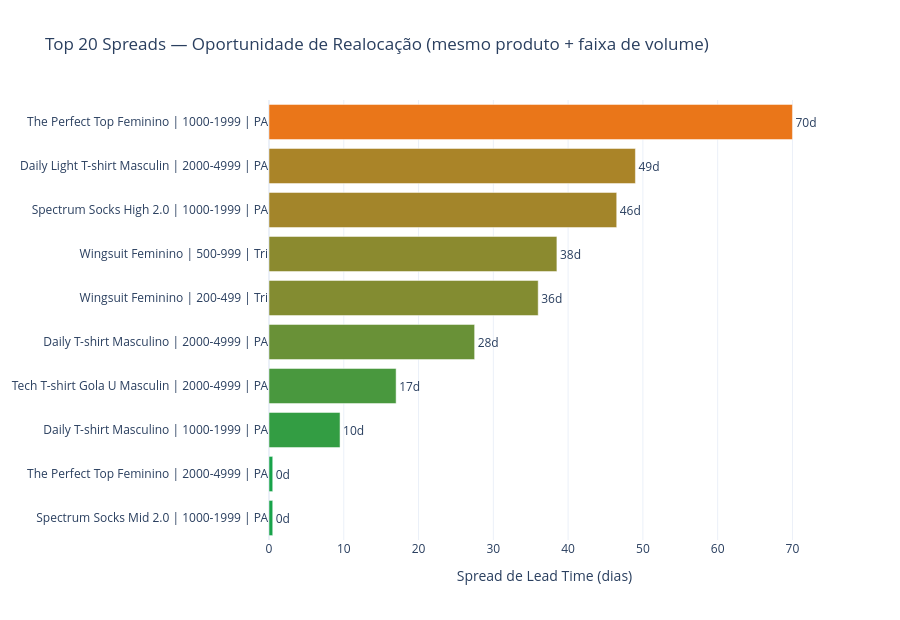

The cell this chart's notebook holds for it:
### Code cell
# Célula 10 — Nível 3: Top Spreads — Mesmo Produto + Faixa de Volume
# Parte A: Gráfico de barras horizontais (top 20 por spread bruto)
# Parte B: Tabela companion sem coluna oportunidade_ops_dias

# ====== PREPARAÇÃO DOS DADOS (compartilhada com heatmap abaixo) ======

spread_base = (
    df_ops.groupby(
        ["product_names", "volume_bucket", "is_finished_product_order", "supplier_name"],
        observed=True,
    )
    .agg(
        lt_mediano = ("lead_time_realizado", "median"),
        n_ops      = ("op_code",             "count"),
    )
    .reset_index()
)
spread_base = spread_base[spread_base["n_ops"] >= CONFIG["min_ops_grafico"]]

contagem_forn = (
    spread_base.groupby(
        ["product_names", "volume_bucket", "is_finished_product_order"], observed=True
    )["supplier_name"].nunique().reset_index(name="n_fornecedores")
)
spread_base = spread_base.merge(
    contagem_forn,
    on=["product_names", "volume_bucket", "is_finished_product_order"],
)
spread_base = spread_base[spread_base["n_fornecedores"] >= 2]

spread_min = (
    spread_base.sort_values("lt_mediano")
    .groupby(
        ["product_names", "volume_bucket", "is_finished_product_order"], observed=True
    )
    .first().reset_index()
    [["product_names", "volume_bucket", "is_finished_product_order",
      "lt_mediano", "supplier_name", "n_ops"]]
    .rename(columns={
        "lt_mediano":    "lt_rapido",
        "supplier_name": "fornecedor_rapido",
        "n_ops":         "n_rapido",
    })
)

spread_max = (
    spread_base.sort_values("lt_mediano", ascending=False)
    .groupby(
        ["product_names", "volume_bucket", "is_finished_product_order"], observed=True
    )
    .first().reset_index()
    [["product_names", "volume_bucket", "is_finished_product_order",
      "lt_mediano", "supplier_name", "n_ops"]]
    .rename(columns={
        "lt_mediano":    "lt_lento",
        "supplier_name": "fornecedor_lento",
        "n_ops":         "n_lento",
    })
)

n_total_grupo = (
    spread_base.groupby(
        ["product_names", "volume_bucket", "is_finished_product_order"], observed=True
    )["n_ops"].sum().reset_index(name="n_total_grupo")
)

spread_agg = (
    spread_min
    .merge(spread_max,    on=["product_names", "volume_bucket", "is_finished_product_order"])
    .merge(n_total_grupo, on=["product_names", "volume_bucket", "is_finished_product_order"])
)
spread_agg["spread_dias"] = spread_agg["lt_lento"] - spread_agg["lt_rapido"]
spread_agg["fluxo"]       = spread_agg["is_finished_product_order"].map({True: "PA", False: "Tri"})

# ====== PARTE A: GRÁFICO DE BARRAS (top 20 por spread bruto) ======

spread_top = spread_agg.sort_values("spread_dias", ascending=False).head(20).copy()

spread_top["label"] = (
    spread_top["product_names"].str[:28] + " | "
    + spread_top["volume_bucket"].astype(str) + " | "
    + spread_top["fluxo"]
)

fig = go.Figure(go.Bar(
    x=spread_top["spread_dias"],
    y=spread_top["label"],
    orientation="h",
    marker=dict(
        color=spread_top["spread_dias"],
        colorscale=[
            [0.0, COLORS["status_ok"]],
            [0.5, COLORS["status_atencao"]],
            [1.0, COLORS["status_critico"]],
        ],
        cmin=0, cmax=150,
        showscale=False,
    ),
    text=spread_top["spread_dias"].round(0).astype("Int64").astype(str) + "d",
    textposition="outside",
    customdata=spread_top[[
        "fornecedor_rapido", "lt_rapido",
        "fornecedor_lento",  "lt_lento",
        "n_total_grupo",
    ]].values,
    hovertemplate=(
        "<b>%{y}</b><br>"
        "Rápido: %{customdata[0]} (%{customdata[1]:.0f}d)<br>"
        "Lento:  %{customdata[2]} (%{customdata[3]:.0f}d)<br>"
        "n total no grupo: %{customdata[4]}<br>"
        "Spread: %{x:.0f}d<extra></extra>"
    ),
))
fig.update_layout(
    title="Top 20 Spreads — Oportunidade de Realocação (mesmo produto + faixa de volume)",
    template=TEMPLATE,
    xaxis_title="Spread de Lead Time (dias)",
    height=620,
    yaxis={"categoryorder": "total ascending"},
)
fig.show()

# ====== PARTE B: TABELA COMPANION (sem oportunidade_ops_dias) ======

display_cols_tab = [
    "product_names", "fluxo", "volume_bucket",
    "fornecedor_rapido", "lt_rapido", "n_rapido",
    "fornecedor_lento",  "lt_lento",  "n_lento",
    "spread_dias", "n_total_grupo",
]


def color_fluxo_cell(v):
    if v == "PA":
        return (f"background-color:{COLORS['fluxo_pa']};"
                "color:white; font-weight:600; text-align:center")
    if v == "Tri":
        return (f"background-color:{COLORS['fluxo_tri']};"
                "color:#374151; font-weight:600; text-align:center")
    return ""


(spread_top[display_cols_tab]
    .style
    .map(color_fluxo_cell, subset=["fluxo"])
    .background_gradient(subset=["spread_dias"], cmap="RdYlGn_r", vmin=0, vmax=150)
    .format({
        "lt_rapido":   "{:.0f}d",
        "lt_lento":    "{:.0f}d",
        "spread_dias": "{:.0f}d",
    })
    .hide(axis="index")
)

### Figure 1 — Plotly figure (JSON) as saved in the notebook; plotly's stock layout.template omitted (floating-point values rounded to 4 significant figures)
{"data": [{"customdata": [["RDM", 63, "BAE BRASIL", 133, 10], ["LUNELLI", 66, "Lunelli Nordeste", 115, 13], ["BAE BRASIL", 46, "MALHAS D'STEFANO", 92.5, 10], ["GOAT", 80, "DDAL", 118.5, 18], ["GOAT", 76, "DDAL", 112, 16], ["ART LIVRE", 92, "RIZLLEP", 119.5, 27], ["BAE BRASIL", 85, "BY COTTON", 102, 25], ["ART LIVRE", 97.5, "RIZLLEP", 107, 26], ["MALHAS D'STEFANO", 68.5, "BAE BRASIL", 69, 9], ["RDM", 101.5, "BAE BRASIL", 102, 25]], "hovertemplate": "<b>%{y}</b><br>Rápido: %{customdata[0]} (%{customdata[1]:.0f}d)<br>Lento:  %{customdata[2]} (%{customdata[3]:.0f}d)<br>n total no grupo: %{customdata[4]}<br>Spread: %{x:.0f}d<extra></extra>", "marker": {"cmax": 150, "cmin": 0, "color": [70.0, 49.0, 46.5, 38.5, 36.0, 27.5, 17.0, 9.5, 0.5, 0.5], "colorscale": [[0, "#16A34A"], [0.5, "#F97316"], [1, "#DC2626"]], "showscale": false}, "orientation": "h", "text": ["70d", "49d", "46d", "38d", "36d", "28d", "17d", "10d", "0d", "0d"], "textposition": "outside", "type": "bar", "x": [70.0, 49.0, 46.5, 38.5, 36.0, 27.5, 17.0, 9.5, 0.5, 0.5], "y": ["The Perfect Top Feminino | 1000-1999 | PA", "Daily Light T-shirt Masculin | 2000-4999 | PA", "Spectrum Socks High 2.0 | 1000-1999 | PA", "Wingsuit Feminino | 500-999 | Tri", "Wingsuit Feminino | 200-499 | Tri", "Daily T-shirt Masculino | 2000-4999 | PA", "Tech T-shirt Gola U Masculin | 2000-4999 | PA", "Daily T-shirt Masculino | 1000-1999 | PA", "Spectrum Socks Mid 2.0 | 1000-1999 | PA", "The Perfect Top Feminino | 2000-4999 | PA"]}], "layout": {"height": 620, "title": {"text": "Top 20 Spreads — Oportunidade de Realocação (mesmo produto + faixa de volume)"}, "xaxis": {"title": {"text": "Spread de Lead Time (dias)"}}, "yaxis": {"categoryorder": "total ascending"}}}
